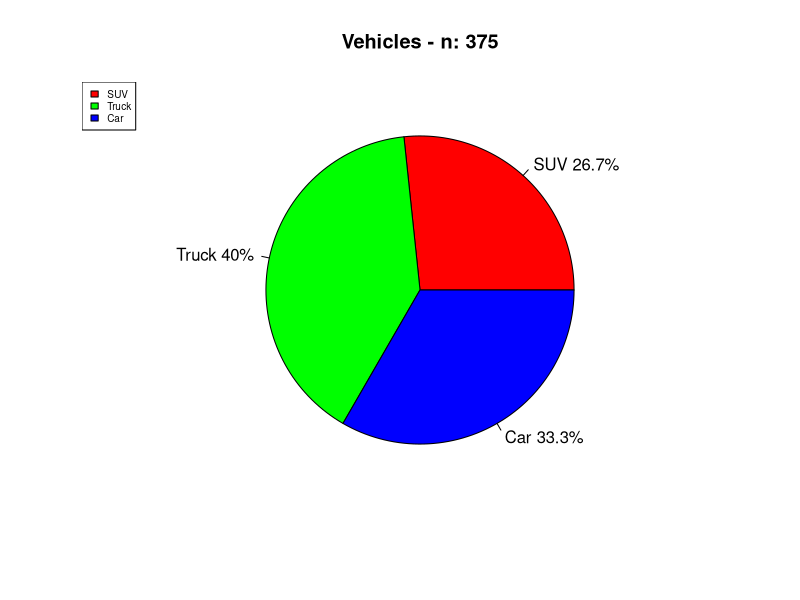
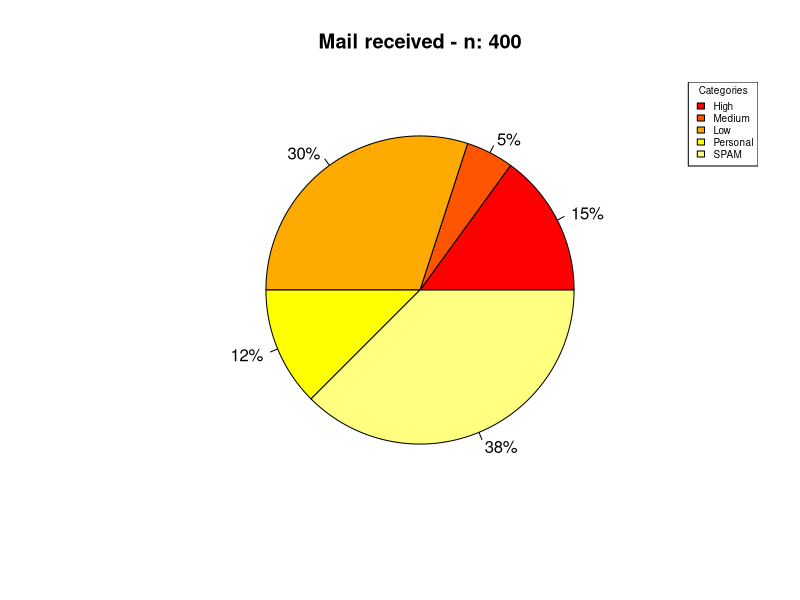
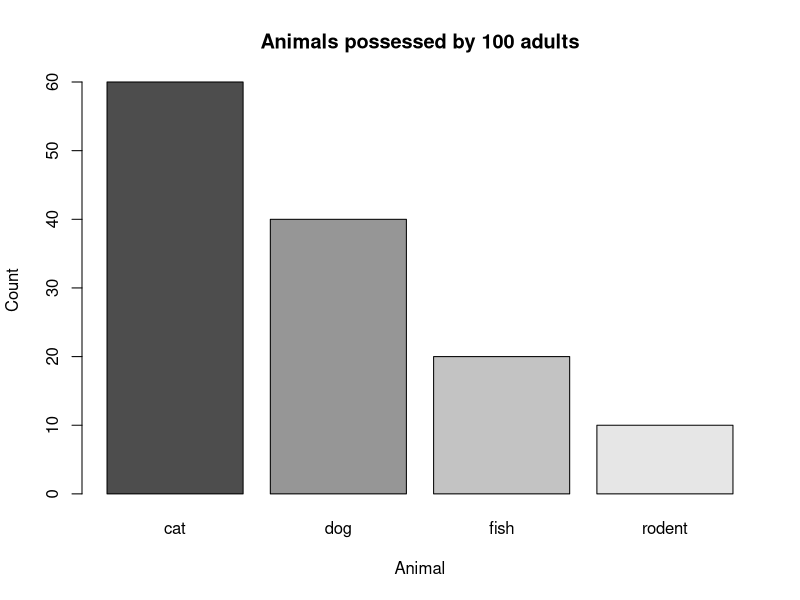
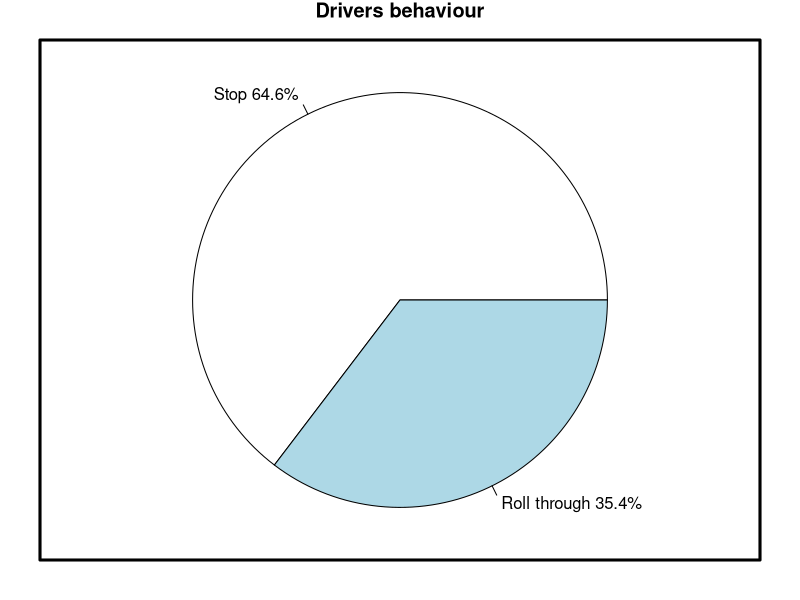
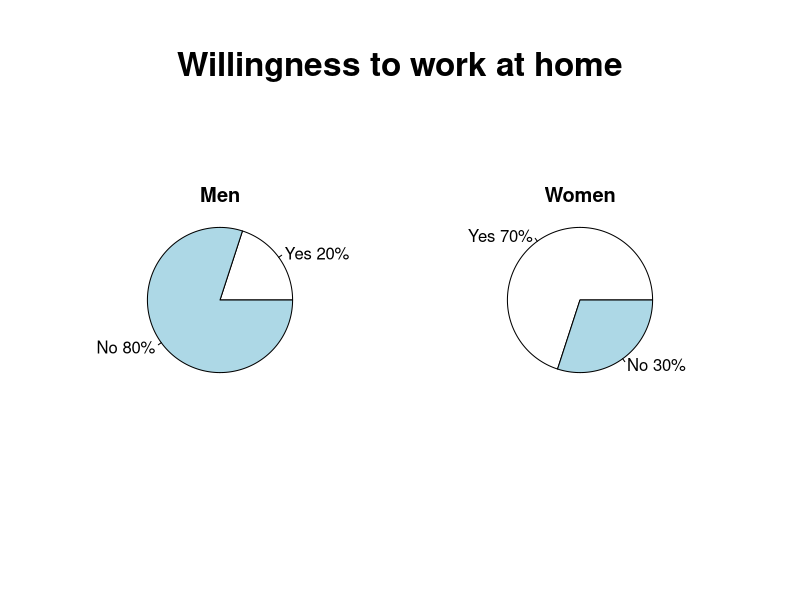
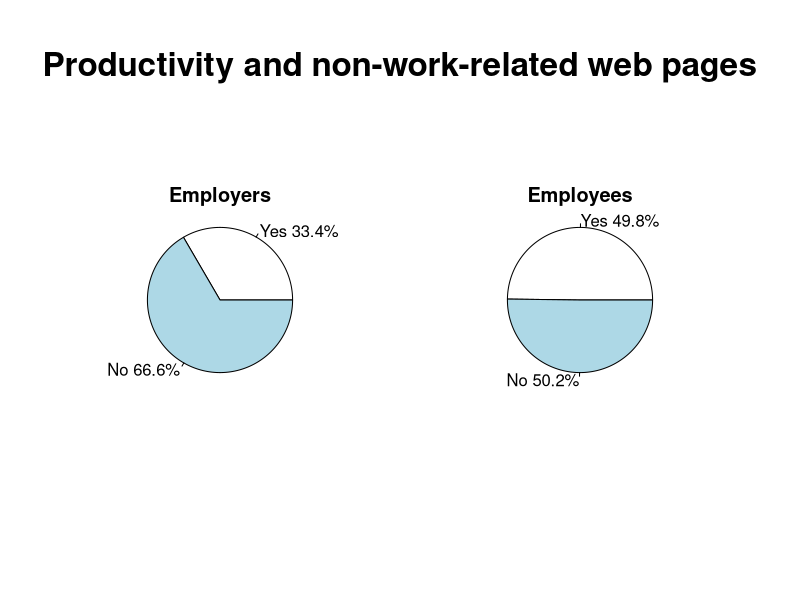
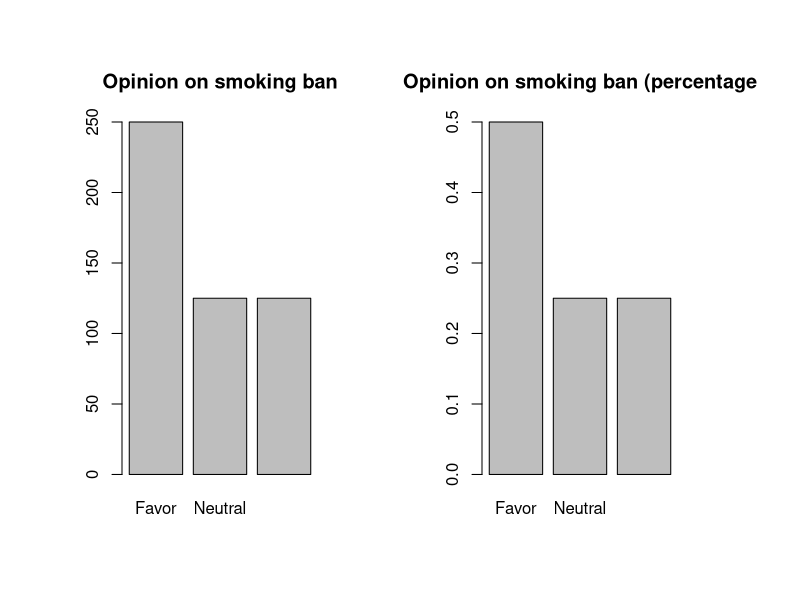
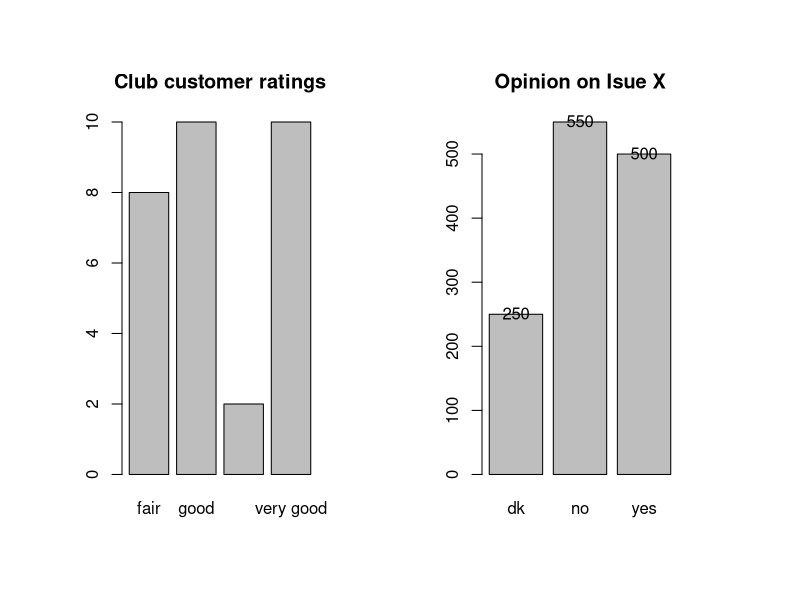

Recreate these plots in R, in order.
## ---- chunk 1
e1 <- data.frame(category = integer(375)) 
e1$category <- rep(c("SUV","Truck","Car"), c(150,125,100))

# Frequency tables
xtabs(e1) 
## ---- chunk 2
round(prop.table(table(e1$category)), digits = 2)
## ---- chunk 3
pie(table(e1), labels = paste(c("SUV ","Truck ","Car "), round(prop.table(table(e1$category))*100, digits = 1), "%", sep = "") , main = "Vehicles - n: 375", col = rainbow(3))
legend("topleft", c("SUV","Truck","Car"), cex = 0.6, fill = rainbow(3))
## ---- chunk 4
e3 <- data.frame(400)
e3 <- rep( c("high", "medium", "low", "personal", "SPAM"), c(60, 120, 20, 50, 150))

# Frequency table
table(e3)
## ---- chunk 5
paste(prop.table(table(e3))*100, "%", sep = "")
## ---- chunk 6
# Does not work with Knitr.
# par(mar=c(5.1, 4.1, 4.1, 8.1), xpd=TRUE)

pie(table(e3), labels = paste(round(prop.table(table(e3))*100), "%", sep = ""), col = heat.colors(5), main = "Mail received - n: 400")

# With Knitr the legend is not visible, while there is no problem with the normal plot output.

#usr <- par("usr")*1.2; rect(usr[1], usr[3], usr[2], usr[4], lwd=2, col=NA)
legend("topright", legend = c("High", "Medium", "Low", "Personal", "SPAM"), fill = heat.colors(5), title = "Categories", cex = 0.6)

## ---- chunk 7
e8 <- data.frame(100)
e8 <- rep(c("dog", "cat", "fish", "rodent"), c(40, 60, 20, 10))
table(e8)
barplot(table(e8), main = "Animals possessed by 100 adults", xlab = "Animal", ylab = "Count", col = gray.colors(4))

## ---- chunk 8
e5 <- data.frame(rep(c("Complete stop", "Rolled through", "Ran the stop sign"), c(64.2, 35.2, 0.6)))
par("mar")
par(mar=c(1,1,1,1))
pie(table(e5), main = "Drivers behaviour", labels = paste(c("Stop ", "Roll through ", "Ran the stop "), round(prop.table(table(e5))*100, 1), "%", sep = ""))
par(oma=c(2,2,2,2), mar=c(4.1, 4.1, 4.1, 4.1), xpd=TRUE) ; box("inner", col="black", lwd=3)
## ---- chunk 9
e6 <- data.frame(gender = rep( c("man", "woman"), each=10))
e6$answer <- ifelse(e6$gender == "man", rep( c("yes", "no"), c(8, 2)), rep( c("yes", "no"), c(3, 7)))
## ---- chunk 10
par(mfrow = c(1, 2))

suppressWarnings(pie(table(e6$answer[e6$gender == "man"]), main = "Men", line = -4, labels = paste(c("Yes ", "No "), round(prop.table(table(e6$answer[e6$gender == "man"]))*100, 1), "%", sep = "")))

suppressWarnings(pie(table(e6$answer[e6$gender == "woman"]), main = "Women", line = -4, labels = paste(c("Yes ", "No "), round(prop.table(table(e6$answer[e6$gender == "woman"]))*100, 1), "%", sep = "")))

suppressWarnings(mtext("Willingness to work at home", side = 3, line = -2, outer = TRUE, cex=2,font=2))
## ---- chunk 11
e8 <- data.frame(employer = rep( c("no", "yes"), c(334, 666)))
e8$employee <- rep( c("no", "yes"), c(498, 502))
## ---- chunk 12
par(mfrow = c(1, 2))

suppressWarnings(pie(table(e8$employer), main = "Employers", line = -4, labels = paste(c("Yes ", "No "), round(prop.table(table(e8$employer))*100, 1), "%", sep = "")))

suppressWarnings(pie(table(e8$employee), main = "Employees", line = -4, labels = paste(c("Yes ", "No "), round(prop.table(table(e8$employee))*100, 1), "%", sep = "")))

suppressWarnings(mtext("Productivity and non-work-related web pages", side = 3, line = -2, outer = TRUE, cex=2,font=2))
## ---- chunk 13
e8 <- data.frame(opinion = rep(c("Favor", "Oppose", "Neutral"), c(250, 125, 125)))
barplot(table(e8), main = "Opinion on smoking ban")
## ---- chunk 14
paste(prop.table(table(e8))*100, "%", sep = "")
## ---- chunk 15
barplot(prop.table(table(e8)), main = "Opinion on smoking ban (percentage")
## ---- chunk 16
e10 <- data.frame(rate = rep(c("very good", "good", "fair", "poor"), c(10, 10, 8, 2)))
barplot(table(e10), main = "Club customer ratings")
paste(round(prop.table(table(e10)), 2)*100, "%", sep = "")

## ---- chunk 17
e11 <- data.frame(opinion = rep(c("yes", "no", "dk"), c(500, 550, 250)))
a1 <- barplot(table(e11), main = "Opinion on Isue X")
text(y= table(e11) + 1, x= a1, labels=as.character(table(e11)), xpd=TRUE)
## ---- chunk 18
paste(round(prop.table(table(e11)), 2)*100, "%", sep = "")
table(e11)
